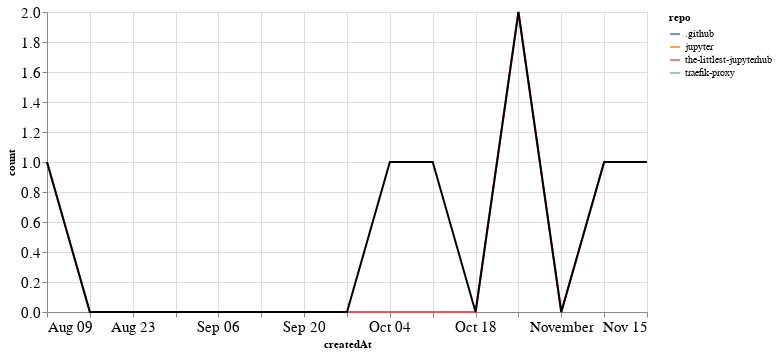

The code cell stored with this chart in its notebook:
### Markdown cell above
## PRs

### Code cell
prs_time = prs.groupby('repo').resample('W', on='createdAt').count()['author'].reset_index()
prs_time = prs_time.rename(columns={'author': 'count'})
prs_time_total = prs_time.groupby('createdAt').agg({"count": "sum"}).reset_index()

ch1 = alt.Chart(prs_time, width=600).mark_line().encode(
    x='createdAt',
    y='count',
    color='repo',
    tooltip="repo"
)

ch2 = alt.Chart(prs_time_total, width=600).mark_line(color="black").encode(
    x='createdAt',
    y='count',
)

ch1 + ch2

### Figure 1 — Vega-Lite specification as saved in the notebook (floating-point values rounded to 4 significant figures)
{"config": {"axisLeft": {"labelFontSize": 15}, "axisBottom": {"labelFontSize": 15}}, "layer": [{"data": {"name": "data-114f76037099dbdeb091784878f76110"}, "mark": "line", "encoding": {"color": {"type": "nominal", "field": "repo"}, "tooltip": {"type": "nominal", "field": "repo"}, "x": {"type": "temporal", "field": "createdAt"}, "y": {"type": "quantitative", "field": "count"}}, "width": 600}, {"data": {"name": "data-131c6405102c933198b1b1ac42dea4b0"}, "mark": {"type": "line", "color": "black"}, "encoding": {"x": {"type": "temporal", "field": "createdAt"}, "y": {"type": "quantitative", "field": "count"}}, "width": 600}], "$schema": "https://vega.github.io/schema/vega-lite/v4.8.1.json", "datasets": {"data-114f76037099dbdeb091784878f76110": [{"repo": ".github", "createdAt": "2020-10-04T00:00:00", "count": 1}, {"repo": "jupyter", "createdAt": "2020-10-11T00:00:00", "count": 1}, {"repo": "the-littlest-jupyterhub", "createdAt": "2020-08-09T00:00:00", "count": 1}, {"repo": "the-littlest-jupyterhub", "createdAt": "2020-08-16T00:00:00", "count": 0}, {"repo": "the-littlest-jupyterhub", "createdAt": "2020-08-23T00:00:00", "count": 0}, {"repo": "the-littlest-jupyterhub", "createdAt": "2020-08-30T00:00:00", "count": 0}, {"repo": "the-littlest-jupyterhub", "createdAt": "2020-09-06T00:00:00", "count": 0}, {"repo": "the-littlest-jupyterhub", "createdAt": "2020-09-13T00:00:00", "count": 0}, {"repo": "the-littlest-jupyterhub", "createdAt": "2020-09-20T00:00:00", "count": 0}, {"repo": "the-littlest-jupyterhub", "createdAt": "2020-09-27T00:00:00", "count": 0}, {"repo": "the-littlest-jupyterhub", "createdAt": "2020-10-04T00:00:00", "count": 0}, {"repo": "the-littlest-jupyterhub", "createdAt": "2020-10-11T00:00:00", "count": 0}, {"repo": "the-littlest-jupyterhub", "createdAt": "2020-10-18T00:00:00", "count": 0}, {"repo": "the-littlest-jupyterhub", "createdAt": "2020-10-25T00:00:00", "count": 2}, {"repo": "the-littlest-jupyterhub", "createdAt": "2020-11-01T00:00:00", "count": 0}, {"repo": "the-littlest-jupyterhub", "createdAt": "2020-11-08T00:00:00", "count": 1}, {"repo": "traefik-proxy", "createdAt": "2020-11-15T00:00:00", "count": 1}], "data-131c6405102c933198b1b1ac42dea4b0": [{"createdAt": "2020-08-09T00:00:00", "count": 1}, {"createdAt": "2020-08-16T00:00:00", "count": 0}, {"createdAt": "2020-08-23T00:00:00", "count": 0}, {"createdAt": "2020-08-30T00:00:00", "count": 0}, {"createdAt": "2020-09-06T00:00:00", "count": 0}, {"createdAt": "2020-09-13T00:00:00", "count": 0}, {"createdAt": "2020-09-20T00:00:00", "count": 0}, {"createdAt": "2020-09-27T00:00:00", "count": 0}, {"createdAt": "2020-10-04T00:00:00", "count": 1}, {"createdAt": "2020-10-11T00:00:00", "count": 1}, {"createdAt": "2020-10-18T00:00:00", "count": 0}, {"createdAt": "2020-10-25T00:00:00", "count": 2}, {"createdAt": "2020-11-01T00:00:00", "count": 0}, {"createdAt": "2020-11-08T00:00:00", "count": 1}, {"createdAt": "2020-11-15T00:00:00", "count": 1}]}}
